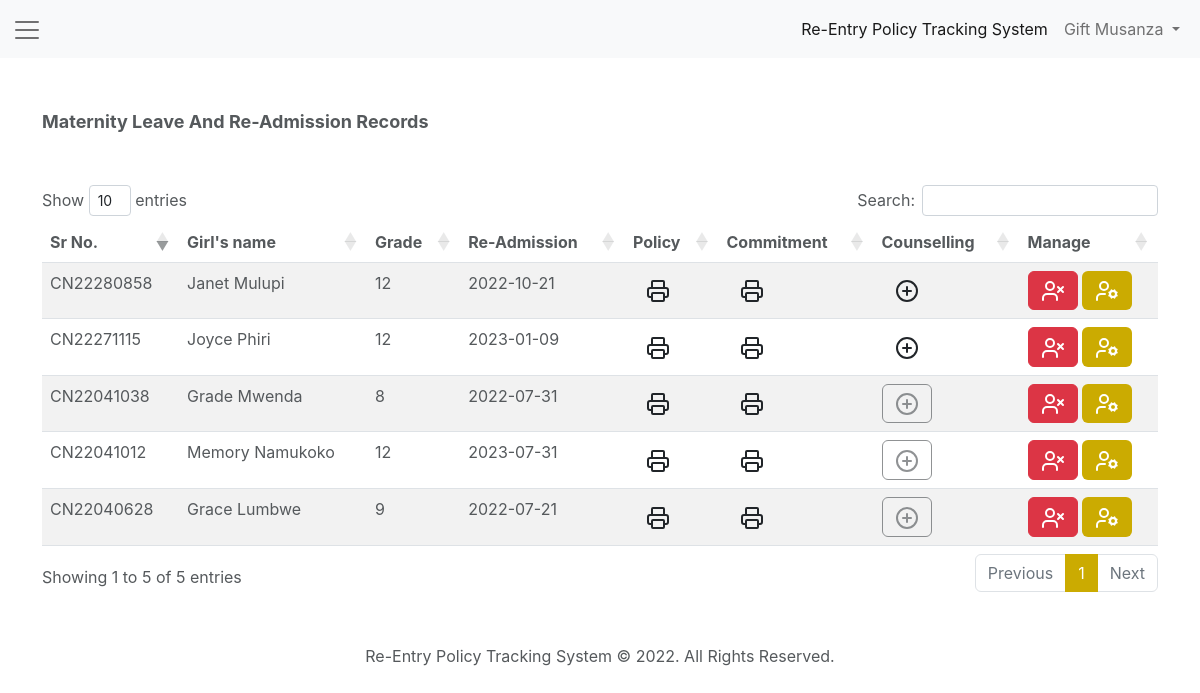
Screenshot of /school-record.php (signed in) with the database file from the repository.
### tables this page shows
CREATE TABLE `records` (
  `id` int(10) NOT NULL,
  `sch_id` varchar(10) NOT NULL DEFAULT 'NW_CN',
  `sr_no` varchar(15) NOT NULL,
  `guardian` varchar(50) NOT NULL,
  `g_name` varchar(50) NOT NULL,
  `g_grade` int(5) NOT NULL,
  `g_class` varchar(5) NOT NULL,
  `date_issued` varchar(20) NOT NULL,
  `re_entry_date` varchar(20) NOT NULL,
  `manager` varchar(50) NOT NULL DEFAULT 'Headteacher'
);

### school-record.php (the view, shortened to what this page needs)
<?php
include 'database/config.php';
$sch_id = $_SESSION['sch_id'];
$role = $_SESSION['role'];
$user = $_SESSION['name'];
?>
<!DOCTYPE html>
<html>
<head>
  <link href="https://cdn.jsdelivr.net/npm/bootstrap@5.2.0-beta1/dist/css/bootstrap.min.css" rel="stylesheet" type="text/css">
  <link href="assets/css/styles.css" rel="stylesheet" type="text/css">
  <link rel="stylesheet" type="text/css" href="https://cdn.datatables.net/1.10.23/css/dataTables.bootstrap4.min.css">
  <link rel="stylesheet" type="text/css" href="https://cdn.datatables.net/responsive/2.2.7/css/responsive.bootstrap4.min.css">
</head>
<body>
  <nav class="navbar navbar-expand-lg navbar-light bg-light">
    <div class="container-fluid">
      <a class="navbar-brand" data-bs-toggle="offcanvas" href="#offcanvas" role="button" aria-controls="offcanvas"><span class="navbar-toggler-icon"></span></a>
      <div class="collapse navbar-collapse" id="navbarSupportedContent">
        <ul class="navbar-nav ms-auto mb-2 mb-lg-0">
          <li class="nav-item">
            <a class="nav-link active" aria-current="page" href="home.php">Re-Entry Policy Tracking System</a>
          </li>
          <li class="nav-item dropdown">
            <a class="nav-link dropdown-toggle" href="#" id="navbarDropdown" role="button" data-bs-toggle="dropdown" aria-expanded="false">
              <?php echo $user; ?>
            </a>
          </li>
        </ul>
      </div>
    </div>
  </nav>
  <main>
    <div class="container">
      <div class="row">
        <div class="col-md-12 pd-50">
          <div class="subtitle text-capitalize">maternity leave and re-admission records</div>
          <div class="table-responsive pd-50">
            <table id="schoolRecordsTable" class="table table-striped">
              <thead>
                <tr>
                  <th>Sr No.</th>
                  <th>Girl's name</th>
                  <th>Grade</th>
                  <th>Re-Admission</th>
                  <th>Policy</th>
                  <th>Commitment</th>
                  <th>Counselling</th>
                  <?php if ($role < 3) { ?>
                  <th>Manage</th>
                <?php } ?>
                </tr>
              </thead>
              <tbody>
                <?php
                $query = "SELECT * FROM `records` WHERE `sch_id` = '$sch_id'";
                $fetch = $mysqli->query($query) or die($mysqli->error.__LINE__);
                while ($row = mysqli_fetch_assoc($fetch)) {
                  $sr_no = $row['sr_no']; ?>
                  <tr>
                    <td><?php echo $row['sr_no']; ?></td>
                    <td><?php echo $row['g_name']; ?></td>
                    <td><?php echo $row['g_grade']; ?></td>
                    <td><?php echo $row['re_entry_date']; ?></td>
                    <td><a href="maternity_leave_letter.php?sr_no=<?php echo $row['sr_no']; ?>" target="blank" class="btn"><i icon-name="printer"></i></a></td>
                    <td>
                      <?php
                      $sql = "SELECT * FROM `commitments` WHERE `sr_no` = '$sr_no'";
                      $select = $mysqli->query($sql) or die($mysqli->error.__LINE__);
                      $num_records = $select->num_rows;
                      if ($num_records < 1) { ?>
                        <a href="#" class="btn" data-bs-toggle="modal" data-bs-target="#commitmentModal"><i icon-name="printer"></i></a>
                      <?php } else { ?>
                        <a href="commitment_report.php?sr_no=<?php echo $row['sr_no']; ?>" target="blank" class="btn"><i icon-name="printer"></i></a>
                      <?php } ?>
                    </td>
                    <td>
                      <?php
                      $sql = "SELECT * FROM `commitments` WHERE `sr_no` = '$sr_no'";
                      $select = $mysqli->query($sql) or die($mysqli->error.__LINE__);
                      $num_records = $select->num_rows;
                      if ($num_records < 1) { ?>
                        <a href="#" class="btn disabled" data-bs-toggle="modal" data-bs-target="#commitmentModal"><i icon-name="plus-circle"></i></a>
                      <?php } else { ?>
                        <a href="detailed_report.php?sr_no=<?php echo $row['sr_no']; ?>" target="blank" class="btn"><i icon-name="plus-circle"></i></a>
                      <?php } ?>
                    </td>
                    <?php if ($role < 3) { ?>
                    <td>
                      <a href="school-record.php?del_record=<?php echo $sr_no; ?>" class="btn btn-danger delete-info"><i icon-name="user-x"></i></a>
                      <a href="add-maternity-leave.php?update_record=<?php echo $sr_no; ?>" class="btn bg-gold text-white"><i icon-name="user-cog"></i></a>
                    </td>
                  <?php } ?>
                  </tr>
                <?php } ?>
              </tbody>
            </table>
          </div>
        </div>
      </div>
    </div>
  </main>
  <footer class="pd-50">
    <div class="copyright">
      Re-Entry Policy Tracking System &copy; <?php echo date('Y'); ?>. All Rights Reserved.
    </div>
  </footer>
</body>
</html>

### assets/css/styles.css (style rules this page uses)
* { margin: 0; padding: 0; }
:root { --bs-primary: #1a1a1a; --bs-font-sans-serif: "Nunito Sans", -apple-system, BlinkMacSystemFont, "Segoe UI", Roboto, "Helvetica Neue", Arial, sans-serif, "Apple Color Emoji", "Segoe UI Emoji", "Segoe UI Symbol"; --bs-font-monospace: SFMono-Regular, Menlo, Monaco, Consolas, "Liberation Mono", "Courier New", monospace; --bs-gradient: linear-gradient(180deg, rgba(255, 255, 255, 0.15), rgba(255, 255, 255, 0)); --bs-body-font-family: var(--bs-font-sans-serif); --bs-body-font-size: 1rem; --bs-body-font-weight: 400; --bs-body-line-height: 1.5; --bs-body-color: #55595c; --bs-body-bg: #fff; --gold-color: #CBAB01; --primary-color: #B38B59; }
.pd-50 { margin-top: 50px; }
body { margin: 0; font-family: var(--bs-body-font-family) !important; font-size: var(--bs-body-font-size); font-weight: var(--bs-body-font-weight) !important; line-height: var(--bs-body-line-height); color: var(--bs-body-color); text-align: var(--bs-body-text-align); background-color: var(--bs-body-bg); -webkit-text-size-adjust: 100%; -webkit-tap-highlight-color: rgba(0, 0, 0, 0); }
.bg-gold { background-color: var(--gold-color) !important; }
.subtitle { font-size: 18px; font-weight: 700; }
.table-responsive table { width: 100%; }
footer .copyright { text-align: center; }

### rows the page displays
records: sr_no "CN22040628", g_name "Grace Lumbwe", g_grade "9", re_entry_date "2022-07-21"
records: sr_no "CN22041038", g_name "Grade Mwenda", g_grade "8", re_entry_date "2022-07-31"
records: sr_no "CN22041012", g_name "Memory Namukoko", g_grade "12", re_entry_date "2023-07-31"
records: sr_no "CN22271115", g_name "Joyce Phiri", g_grade "12", re_entry_date "2023-01-09"
records: sr_no "CN22280858", g_name "Janet Mulupi", g_grade "12", re_entry_date "2022-10-21"

### other values shown
$user "Gift Musanza"
